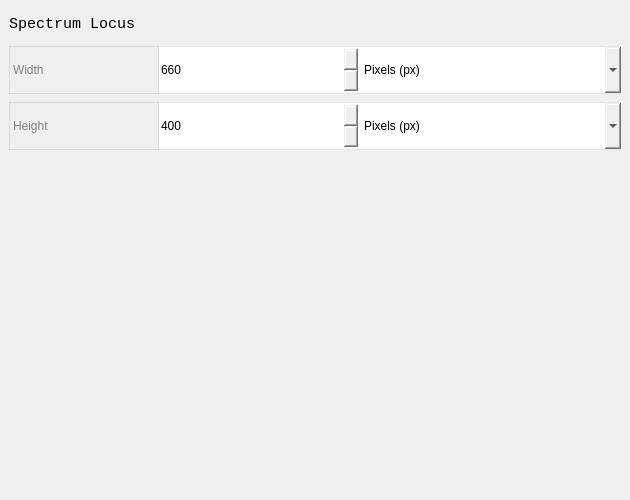
                   <widget class="QWidget" name="scrollAreaWidgetContents_2">
                    <property name="geometry">
                     <rect>
                      <x>0</x>
                      <y>0</y>
                      <width>630</width>
                      <height>500</height>
                     </rect>
                    </property>
                    <layout class="QVBoxLayout" name="verticalLayout_22">
                     <property name="leftMargin">
                      <number>9</number>
                     </property>
                     <property name="topMargin">
                      <number>9</number>
                     </property>
                     <property name="rightMargin">
                      <number>9</number>
                     </property>
                     <property name="bottomMargin">
                      <number>9</number>
                     </property>
                     <item>
                      <widget class="QLabel" name="label_28">
                       <property name="minimumSize">
                        <size>
                         <width>0</width>
                         <height>30</height>
                        </size>
                       </property>
                       <property name="maximumSize">
                        <size>
                         <width>16777215</width>
                         <height>30</height>
                        </size>
                       </property>
                       <property name="font">
                        <font>
                         <family>Consolas</family>
                         <pointsize>11</pointsize>
                        </font>
                       </property>
                       <property name="text">
                        <string>Spectrum Locus</string>
                       </property>
                      </widget>
                     </item>
                     <item>
                      <widget class="QWidget" name="widget_37" native="true">
                       <property name="minimumSize">
                        <size>
                         <width>0</width>
                         <height>50</height>
                        </size>
                       </property>
                       <property name="maximumSize">
                        <size>
                         <width>16777215</width>
                         <height>50</height>
                        </size>
                       </property>
                       <property name="styleSheet">
                        <string notr="true"/>
                       </property>
                       <layout class="QHBoxLayout" name="horizontalLayout_29">
                        <property name="spacing">
                         <number>0</number>
                        </property>
                        <property name="leftMargin">
                         <number>0</number>
                        </property>
                        <property name="topMargin">
                         <number>1</number>
                        </property>
                        <property name="rightMargin">
                         <number>0</number>
                        </property>
                        <property name="bottomMargin">
                         <number>1</number>
                        </property>
                        <item>
                         <widget class="QLabel" name="label_43">
                          <property name="minimumSize">
                           <size>
                            <width>150</width>
                            <height>0</height>
                           </size>
                          </property>
                          <property name="maximumSize">
                           <size>
                            <width>150</width>
                            <height>16777215</height>
                           </size>
                          </property>
                          <property name="styleSheet">
                           <string notr="true">border: 1px solid rgba(129, 129, 129, 50); color: grey</string>
                          </property>
                          <property name="text">
                           <string>Width</string>
                          </property>
                         </widget>
                        </item>
                        <item>
                         <widget class="QSpinBox" name="spinBox_13">
                          <property name="sizePolicy">
                           <sizepolicy hsizetype="Minimum" vsizetype="Expanding">
                            <horstretch>0</horstretch>
                            <verstretch>0</verstretch>
                           </sizepolicy>
                          </property>
                          <property name="minimumSize">
                           <size>
                            <width>100</width>
                            <height>0</height>
                           </size>
                          </property>
                          <property name="maximumSize">
                           <size>
                            <width>200</width>
                            <height>16777215</height>
                           </size>
                          </property>
                          <property name="styleSheet">
                           <string notr="true">border-top: 1px solid rgba(129, 129, 129, 50);
border-bottom: 1px solid rgba(129, 129, 129, 50);
border-radius: 0px;</string>
                          </property>
                          <property name="minimum">
                           <number>1</number>
                          </property>
                          <property name="maximum">
                           <number>999</number>
                          </property>
                          <property name="value">
                           <number>660</number>
                          </property>
                         </widget>
                        </item>
                        <item>
                         <widget class="QComboBox" name="comboBox_14">
                          <property name="sizePolicy">
                           <sizepolicy hsizetype="Preferred" vsizetype="Expanding">
                            <horstretch>0</horstretch>
                            <verstretch>0</verstretch>
                           </sizepolicy>
                          </property>
                          <property name="minimumSize">
                           <size>
                            <width>0</width>
                            <height>0</height>
                           </size>
                          </property>
                          <property name="maximumSize">
                           <size>
                            <width>16777215</width>
                            <height>16777215</height>
                           </size>
                          </property>
                          <property name="styleSheet">
                           <string notr="true">border-top: 1px solid rgba(129, 129, 129, 50);
border-bottom: 1px solid rgba(129, 129, 129, 50);
border-radius: 0px;</string>
                          </property>
                          <item>
                           <property name="text">
                            <string>Pixels (px)</string>
                           </property>
                          </item>
                         </widget>
                        </item>
                       </layout>
                      </widget>
                     </item>
                     <item>
                      <widget class="QWidget" name="widget_26" native="true">
                       <property name="minimumSize">
                        <size>
                         <width>0</width>
                         <height>50</height>
                        </size>
                       </property>
                       <property name="maximumSize">
                        <size>
                         <width>16777215</width>
                         <height>50</height>
                        </size>
                       </property>
                       <property name="styleSheet">
                        <string notr="true"/>
                       </property>
                       <layout class="QHBoxLayout" name="horizontalLayout_28">
                        <property name="spacing">
                         <number>0</number>
                        </property>
                        <property name="leftMargin">
                         <number>0</number>
                        </property>
                        <property name="topMargin">
                         <number>1</number>
                        </property>
                        <property name="rightMargin">
                         <number>0</number>
                        </property>
                        <property name="bottomMargin">
                         <number>1</number>
                        </property>
                        <item>
                         <widget class="QLabel" name="label_26">
                          <property name="minimumSize">
                           <size>
                            <width>150</width>
                            <height>0</height>
                           </size>
                          </property>
                          <property name="maximumSize">
                           <size>
                            <width>150</width>
                            <height>16777215</height>
                           </size>
                          </property>
                          <property name="styleSheet">
                           <string notr="true">border: 1px solid rgba(129, 129, 129, 50); color: grey</string>
                          </property>
                          <property name="text">
                           <string>Height</string>
                          </property>
                         </widget>
                        </item>
                        <item>
                         <widget class="QSpinBox" name="spinBox_12">
                          <property name="sizePolicy">
                           <sizepolicy hsizetype="Minimum" vsizetype="Expanding">
                            <horstretch>0</horstretch>
                            <verstretch>0</verstretch>
                           </sizepolicy>
                          </property>
                          <property name="minimumSize">
                           <size>
                            <width>100</width>
                            <height>0</height>
                           </size>
                          </property>
                          <property name="maximumSize">
                           <size>
                            <width>200</width>
                            <height>16777215</height>
                           </size>
                          </property>
                          <property name="styleSheet">
                           <string notr="true">border-top: 1px solid rgba(129, 129, 129, 50);
border-bottom: 1px solid rgba(129, 129, 129, 50);
border-radius: 0px;</string>
                          </property>
                          <property name="minimum">
                           <number>0</number>
                          </property>
                          <property name="maximum">
                           <number>998</number>
                          </property>
                          <property name="value">
                           <number>400</number>
                          </property>
                         </widget>
                        </item>
                        <item>
                         <widget class="QComboBox" name="comboBox_13">
                          <property name="sizePolicy">
                           <sizepolicy hsizetype="Preferred" vsizetype="Expanding">
                            <horstretch>0</horstretch>
                            <verstretch>0</verstretch>
                           </sizepolicy>
                          </property>
                          <property name="minimumSize">
                           <size>
                            <width>0</width>
                            <height>0</height>
                           </size>
                          </property>
                          <property name="maximumSize">
                           <size>
                            <width>16777215</width>
                            <height>16777215</height>
                           </size>
                          </property>
                          <property name="styleSheet">
                           <string notr="true">border-top: 1px solid rgba(129, 129, 129, 50);
border-bottom: 1px solid rgba(129, 129, 129, 50);
border-radius: 0px;</string>
                          </property>
                          <item>
                           <property name="text">
                            <string>Pixels (px)</string>
                           </property>
                          </item>
                         </widget>
                        </item>
                       </layout>
                      </widget>
                     </item>
                     <item>
                      <spacer name="verticalSpacer_3">
                       <property name="orientation">
                        <enum>Qt::Vertical</enum>
                       </property>
                       <property name="sizeHint" stdset="0">
                        <size>
                         <width>20</width>
                         <height>40</height>
                        </size>
                       </property>
                      </spacer>
                     </item>
                    </layout>
                   </widget>
